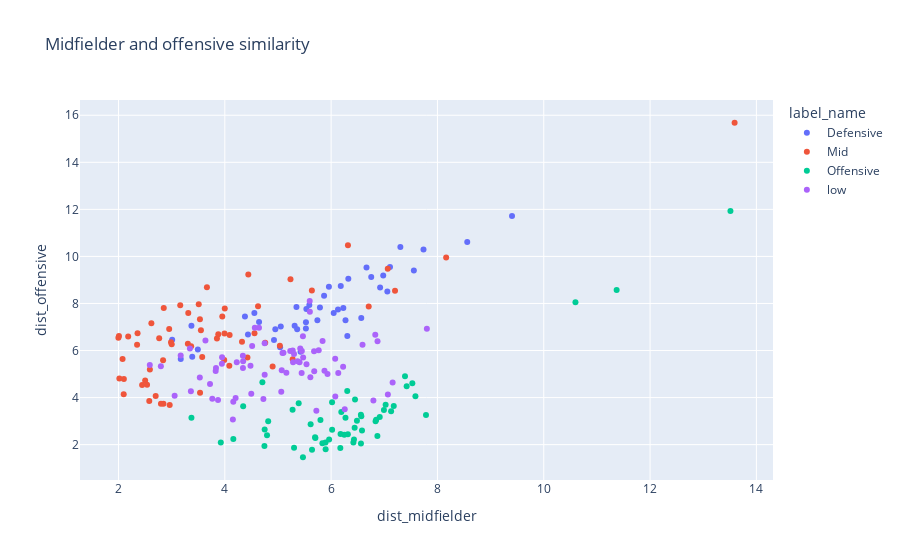

Notebook code for this chart:
### Code cell
px.scatter(df_output_dists[df_output_dists.position!='Goalkeeper'],
x='dist_midfielder',y='dist_offensive',
color='label_name',hover_data=['slug_club','slug_player','mins_played','position','score'],
title='Midfielder and offensive similarity')

### Figure 1 — Plotly figure (JSON) as saved in the notebook; plotly's stock layout.template omitted (floating-point values rounded to 4 significant figures; data arrays with more than 128 entries replaced by an {"elided": "..."} marker saying what was removed)
{"data": [{"customdata": {"elided": "44x5 mixed values"}, "hovertemplate": "label_name=Defensive<br>dist_midfielder=%{x}<br>dist_offensive=%{y}<br>slug_club=%{customdata[0]}<br>slug_player=%{customdata[1]}<br>mins_played=%{customdata[2]}<br>position=%{customdata[3]}<br>score=%{customdata[4]}<extra></extra>", "legendgroup": "Defensive", "marker": {"color": "#636efa", "symbol": "circle"}, "mode": "markers", "name": "Defensive", "orientation": "v", "showlegend": true, "type": "scatter", "x": [7.738, 5.79, 6.754, 9.403, 5.868, 6.23, 7.108, 4.556, 6.13, 6.98, 7.303, 3.388, 6.305, 6.324, 4.951, 5.526, 6.666, 6.567, 3.493, 5.527, 5.742, 5.348, 3.373, 5.958, 5.426, 6.27, 6.921, 3.01, 7.058, 3.171, 5.59, 8.561, 5.314, 5.053, 7.556, 4.645, 6.182, 5.535, 4.436, 5.361, 5.041, 4.379, 6.049, 4.925], "xaxis": "x", "y": [10.29, 7.827, 9.122, 11.72, 8.327, 7.81, 9.548, 7.592, 7.744, 9.184, 10.4, 5.734, 6.622, 9.046, 6.909, 6.935, 9.532, 7.384, 6.047, 7.205, 7.288, 7.855, 7.052, 8.706, 5.948, 7.286, 8.682, 6.456, 8.504, 5.639, 7.931, 10.61, 7.054, 7.026, 9.404, 7.212, 8.739, 7.77, 6.679, 6.9, 6.139, 7.448, 7.594, 6.444], "yaxis": "y"}, {"customdata": {"elided": "60x5 mixed values"}, "hovertemplate": "label_name=Mid<br>dist_midfielder=%{x}<br>dist_offensive=%{y}<br>slug_club=%{customdata[0]}<br>slug_player=%{customdata[1]}<br>mins_played=%{customdata[2]}<br>position=%{customdata[3]}<br>score=%{customdata[4]}<extra></extra>", "legendgroup": "Mid", "marker": {"color": "#EF553B", "symbol": "circle"}, "mode": "markers", "name": "Mid", "orientation": "v", "showlegend": true, "type": "scatter", "x": [3.305, 2.359, 3.852, 6.707, 2.445, 3.664, 5.638, 3.953, 2.766, 5.236, 2.846, 3.551, 6.317, 4.0, 2.954, 2.098, 4.323, 3.575, 2.077, 7.065, 4.091, 2.579, 3.532, 2.35, 2.619, 3.51, 2.852, 3.313, 5.036, 2.591, 5.277, 4.085, 4.442, 3.162, 4.899, 1.999, 2.988, 3.534, 2.502, 7.202, 3.001, 2.183, 2.7, 2.017, 4.426, 4.625, 13.59, 4.559, 3.989, 2.963, 3.878, 2.009, 2.839, 2.101, 8.164, 3.994, 2.537, 3.367, 2.799, 4.76], "xaxis": "x", "y": [6.292, 6.736, 6.511, 7.869, 4.535, 8.686, 8.555, 7.445, 6.517, 9.034, 3.738, 6.859, 10.47, 7.787, 6.917, 4.139, 6.375, 5.726, 5.641, 9.473, 6.664, 3.853, 7.332, 6.249, 7.157, 7.97, 7.81, 7.593, 6.2, 5.193, 5.624, 5.354, 9.228, 7.923, 5.324, 6.545, 6.352, 4.2, 4.723, 8.543, 6.269, 6.6, 4.067, 4.808, 5.705, 7.879, 15.68, 6.732, 5.597, 3.687, 6.696, 6.618, 5.591, 4.795, 9.953, 6.727, 4.545, 6.177, 3.743, 6.333], "yaxis": "y"}, {"customdata": {"elided": "56x5 mixed values"}, "hovertemplate": "label_name=Offensive<br>dist_midfielder=%{x}<br>dist_offensive=%{y}<br>slug_club=%{customdata[0]}<br>slug_player=%{customdata[1]}<br>mins_played=%{customdata[2]}<br>position=%{customdata[3]}<br>score=%{customdata[4]}<extra></extra>", "legendgroup": "Offensive", "marker": {"color": "#00cc96", "symbol": "circle"}, "mode": "markers", "name": "Offensive", "orientation": "v", "showlegend": true, "type": "scatter", "x": [5.615, 5.641, 6.568, 4.346, 4.707, 13.51, 7.025, 10.6, 7.785, 6.993, 6.581, 7.39, 6.019, 4.794, 3.373, 6.56, 6.018, 5.894, 4.161, 11.37, 6.837, 5.963, 6.45, 5.836, 5.8, 6.915, 5.39, 6.561, 7.128, 7.528, 5.704, 6.177, 5.303, 7.586, 6.847, 6.248, 5.47, 4.746, 6.418, 6.43, 7.178, 6.191, 6.871, 6.315, 6.27, 7.421, 5.275, 4.816, 4.75, 6.303, 5.698, 3.925, 6.173, 5.897, 6.443, 6.486], "xaxis": "x", "y": [2.863, 1.779, 3.205, 3.634, 4.65, 11.93, 3.7, 8.055, 3.258, 3.473, 2.598, 4.903, 2.636, 2.394, 3.142, 3.265, 3.798, 2.093, 2.238, 8.572, 2.995, 2.219, 3.916, 2.055, 3.052, 3.178, 3.763, 2.045, 3.414, 4.611, 2.284, 2.447, 1.871, 4.061, 3.055, 2.418, 1.464, 1.944, 2.094, 2.219, 3.641, 3.392, 2.368, 2.439, 3.147, 4.479, 3.48, 2.992, 2.64, 4.277, 2.309, 2.094, 1.853, 1.8, 2.714, 3.012], "yaxis": "y"}, {"customdata": {"elided": "69x5 mixed values"}, "hovertemplate": "label_name=low<br>dist_midfielder=%{x}<br>dist_offensive=%{y}<br>slug_club=%{customdata[0]}<br>slug_player=%{customdata[1]}<br>mins_played=%{customdata[2]}<br>position=%{customdata[3]}<br>score=%{customdata[4]}<extra></extra>", "legendgroup": "low", "marker": {"color": "#ab63fa", "symbol": "circle"}, "mode": "markers", "name": "low", "orientation": "v", "showlegend": true, "type": "scatter", "x": [3.344, 4.514, 6.256, 5.278, 5.406, 5.446, 6.079, 3.945, 3.828, 4.483, 5.875, 4.16, 4.498, 3.53, 5.6, 6.226, 4.34, 6.135, 4.225, 5.071, 3.722, 5.231, 5.932, 7.801, 5.063, 7.157, 5.61, 5.42, 5.302, 7.068, 6.873, 3.362, 4.643, 3.834, 4.342, 3.949, 5.474, 4.749, 4.565, 2.797, 5.284, 2.589, 6.831, 4.203, 3.056, 6.077, 4.152, 5.537, 5.68, 5.449, 5.597, 6.591, 6.795, 4.75, 5.839, 5.722, 5.682, 5.086, 4.726, 3.636, 3.872, 5.37, 5.103, 5.158, 4.345, 5.767, 3.765, 5.469, 3.17], "xaxis": "x", "y": [6.082, 6.192, 3.499, 5.997, 5.499, 5.045, 4.042, 5.435, 5.133, 5.352, 5.14, 3.823, 4.165, 4.855, 7.643, 5.31, 5.782, 5.042, 5.504, 5.164, 4.579, 5.98, 4.998, 6.923, 4.248, 4.639, 4.864, 6.085, 5.847, 4.131, 6.398, 4.27, 6.969, 5.259, 5.259, 5.717, 5.702, 6.312, 6.969, 5.331, 5.497, 5.389, 6.67, 3.979, 4.074, 5.646, 3.065, 5.42, 5.966, 5.98, 8.1, 6.247, 3.88, 4.968, 6.407, 3.44, 5.124, 5.893, 3.942, 6.427, 3.895, 5.54, 5.902, 5.057, 5.548, 6.012, 3.948, 6.611, 5.784], "yaxis": "y"}], "layout": {"legend": {"title": {"text": "label_name"}, "tracegroupgap": 0}, "title": {"text": "Midfielder and offensive similarity"}, "xaxis": {"anchor": "y", "domain": [0, 1], "title": {"text": "dist_midfielder"}}, "yaxis": {"anchor": "x", "domain": [0, 1], "title": {"text": "dist_offensive"}}}}
